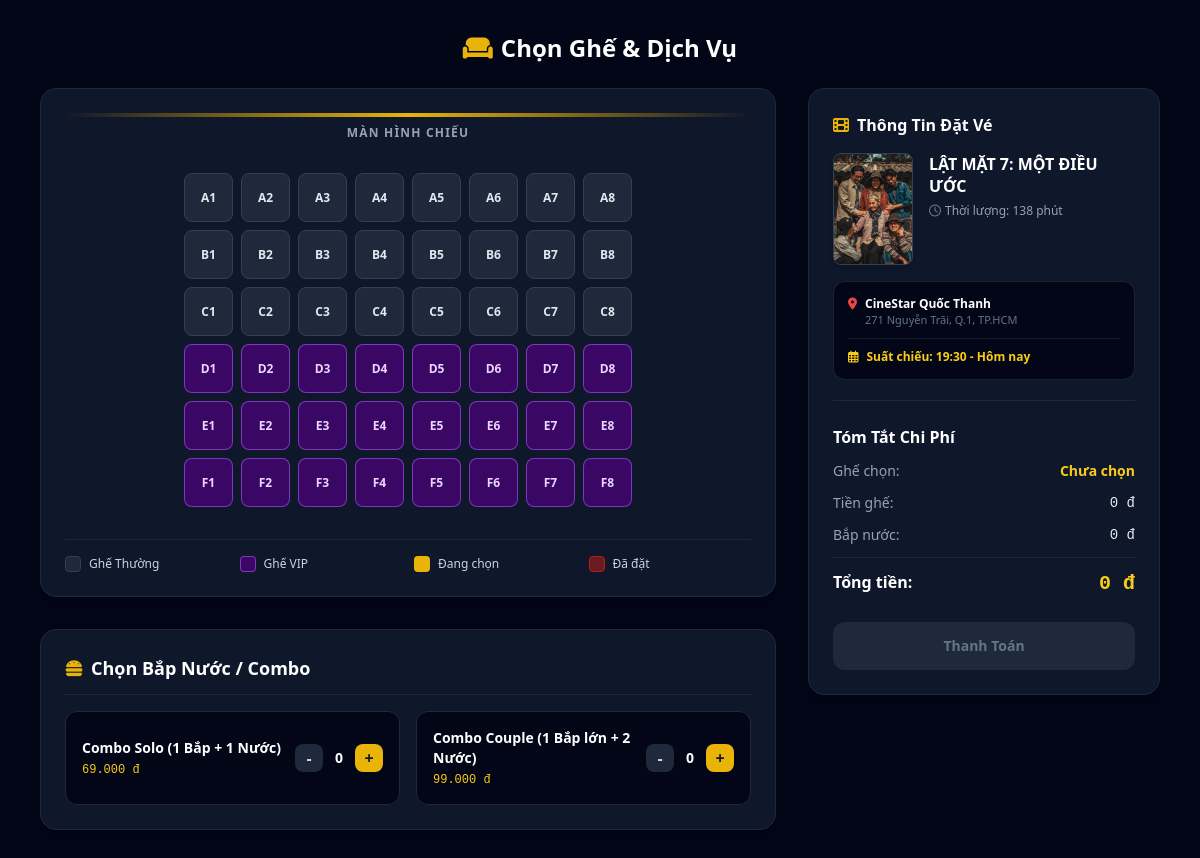
Screenshot of /booking.php?showtime_id=1 (signed in) with the database file from the repository.
### tables this page shows
CREATE TABLE IF NOT EXISTS `showtimes` (
  `id` INT AUTO_INCREMENT PRIMARY KEY,
  `movie_id` INT NOT NULL,
  `cinema_id` INT NOT NULL,
  `show_date` DATE NOT NULL,
  `show_time` TIME NOT NULL,
  `price` DECIMAL(10,2) NOT NULL DEFAULT 75000.00,
  FOREIGN KEY (`movie_id`) REFERENCES `movies`(`id`) ON DELETE CASCADE,
  FOREIGN KEY (`cinema_id`) REFERENCES `cinemas`(`id`) ON DELETE CASCADE
);

CREATE TABLE IF NOT EXISTS `movies` (
  `id` INT AUTO_INCREMENT PRIMARY KEY,
  `title` VARCHAR(255) NOT NULL,
  `director` VARCHAR(255) DEFAULT NULL,
  `cast` TEXT DEFAULT NULL,
  `genre` VARCHAR(255) NOT NULL,
  `duration` INT NOT NULL,
  `release_date` DATE DEFAULT NULL,
  `poster` VARCHAR(255) NOT NULL DEFAULT 'default-poster.jpg',
  `description` TEXT DEFAULT NULL,
  `trailer_url` VARCHAR(255) DEFAULT NULL,
  `status` ENUM('now_showing', 'coming_soon') DEFAULT 'now_showing',
  `created_at` TIMESTAMP DEFAULT CURRENT_TIMESTAMP
);

CREATE TABLE IF NOT EXISTS `cinemas` (
  `id` INT AUTO_INCREMENT PRIMARY KEY,
  `name` VARCHAR(100) NOT NULL,
  `address` VARCHAR(255) NOT NULL
);

### booking.php (the view, shortened to what this page needs)
<?php
require_once 'config/db.php';
$showtime_id = intval($_GET['showtime_id'] ?? 0);
$stmt = $pdo->prepare("
    SELECT s.*,
           m.title AS movie_title, m.poster, m.duration,
           c.name AS cinema_name, c.address AS cinema_address
    FROM showtimes s
    JOIN movies m ON s.movie_id = m.id
    LEFT JOIN cinemas c ON s.cinema_id = c.id
    WHERE s.id = ?
");
$stmt->execute([$showtime_id]);
$showtime = $stmt->fetch();
$bookedSeats = [];
$basePrice = $showtime['price'] ?? 75000;
$vipPrice = $basePrice + 20000;
$combosList = [
    ['id' => 'cb1', 'name' => 'Combo Solo (1 Bắp + 1 Nước)', 'price' => 69000],
    ['id' => 'cb2', 'name' => 'Combo Couple (1 Bắp lớn + 2 Nước)', 'price' => 99000],
];
?>
<!DOCTYPE html>
<html lang="vi">
<head>
    <script src="https://cdn.tailwindcss.com"></script>
    <link rel="stylesheet" href="https://cdnjs.cloudflare.com/ajax/libs/font-awesome/6.4.0/css/all.min.css">
</head>
<body class="bg-slate-950 text-slate-200 min-h-screen pb-12">
    <main class="max-w-6xl mx-auto px-4 py-8">
        <h1 class="text-2xl font-bold text-white text-center mb-6">
            <i class="fa-solid fa-couch text-yellow-500 mr-2"></i>Chọn Ghế & Dịch Vụ
        </h1>
        <div class="grid grid-cols-1 lg:grid-cols-3 gap-8">
            <div class="lg:col-span-2 space-y-8">
                <div class="bg-slate-900 border border-slate-800 rounded-2xl p-6 shadow-xl">
                    <div class="w-full bg-gradient-to-r from-transparent via-yellow-500 to-transparent h-1 rounded-full mb-2"></div>
                    <p class="text-center text-xs uppercase tracking-widest font-bold text-slate-400 mb-8">Màn Hình Chiếu</p>
                    <div class="grid grid-cols-8 gap-2 max-w-md mx-auto mb-8">
                        <?php
                        $rows = ['A', 'B', 'C', 'D', 'E', 'F'];
                        foreach ($rows as $row) {
                            $isVipRow = in_array($row, ['D', 'E', 'F']);
                            $price = $isVipRow ? $vipPrice : $basePrice;
                            for ($i = 1; $i <= 8; $i++) {
                                $seatCode = $row . $i;
                                $isBooked = in_array($seatCode, $bookedSeats);
                                $seatType = $isVipRow ? 'VIP' : 'Thường';
                                if ($isBooked) {
                                    $seatClass = 'bg-red-900/80 text-red-300 border border-red-700/50 cursor-not-allowed opacity-80';
                                } elseif ($isVipRow) {
                                    $seatClass = 'bg-purple-950 hover:bg-purple-800 text-purple-200 border border-purple-500/60';
                                } else {
                                    $seatClass = 'bg-slate-800 hover:bg-slate-700 text-slate-200 border border-slate-700';
                                }
                                $disabledAttr = $isBooked ? 'disabled' : '';
                                echo '<button type="button" ';
                                echo 'data-seat="' . $seatCode . '" ';
                                echo 'data-price="' . $price . '" ';
                                echo 'data-type="' . $seatType . '" ';
                                echo $disabledAttr . ' ';
                                echo 'class="seat-btn aspect-square rounded-lg text-xs font-bold transition-all flex items-center justify-center ' . $seatClass . '">';
                                echo $seatCode;
                                echo '</button>';
                            }
                        }
                        ?>
                    </div>
                    <div class="grid grid-cols-2 sm:grid-cols-4 gap-3 text-xs text-slate-300 border-t border-slate-800 pt-4">
                        <div class="flex items-center gap-2">
                            <span class="w-4 h-4 rounded bg-slate-800 border border-slate-700 inline-block"></span> Ghế Thường
                        </div>
                        <div class="flex items-center gap-2">
                            <span class="w-4 h-4 rounded bg-purple-950 border border-purple-500/60 inline-block"></span> Ghế VIP
                        </div>
                        <div class="flex items-center gap-2">
                            <span class="w-4 h-4 rounded bg-yellow-500 inline-block"></span> Đang chọn
                        </div>
                        <div class="flex items-center gap-2">
                            <span class="w-4 h-4 rounded bg-red-900/80 border border-red-700 inline-block"></span> Đã đặt
                        </div>
                    </div>
                </div>
                <div class="bg-slate-900 border border-slate-800 rounded-2xl p-6 shadow-xl">
                    <h3 class="text-lg font-bold text-white mb-4 border-b border-slate-800 pb-3 flex items-center gap-2">
                        <i class="fa-solid fa-burger text-yellow-500"></i> Chọn Bắp Nước / Combo
                    </h3>
                    <div class="grid grid-cols-1 md:grid-cols-2 gap-4">
                        <?php foreach ($combosList as $cb): ?>
                            <div class="bg-slate-950 p-4 rounded-xl border border-slate-800 flex items-center justify-between">
                                <div>
                                    <p class="font-bold text-white text-sm"><?= htmlspecialchars($cb['name']) ?></p>
                                    <p class="text-yellow-400 text-xs font-mono mt-1"><?= number_format($cb['price'], 0, ',', '.') ?> đ</p>
                                </div>
                                <div class="flex items-center gap-2">
                                    <button type="button" onclick="updateCombo('<?= $cb['id'] ?>', '<?= htmlspecialchars($cb['name']) ?>', <?= $cb['price'] ?>, -1)" class="w-7 h-7 bg-slate-800 hover:bg-slate-700 text-slate-300 rounded-lg font-bold transition-all">-</button>
                                    <span id="qty-<?= $cb['id'] ?>" class="text-sm font-bold text-white min-w-[16px] text-center">0</span>
                                    <button type="button" onclick="updateCombo('<?= $cb['id'] ?>', '<?= htmlspecialchars($cb['name']) ?>', <?= $cb['price'] ?>, 1)" class="w-7 h-7 bg-yellow-500 hover:bg-yellow-600 text-slate-900 rounded-lg font-bold transition-all">+</button>
                                </div>
                            </div>
                        <?php endforeach; ?>
                    </div>
                </div>
            </div>
            <div class="bg-slate-900 border border-slate-800 rounded-2xl p-6 shadow-xl h-fit sticky top-6 space-y-6">
                <div class="border-b border-slate-800 pb-5 space-y-4">
                    <h3 class="text-base font-bold text-white flex items-center gap-2">
                        <i class="fa-solid fa-film text-yellow-500"></i> Thông Tin Đặt Vé
                    </h3>
                    <div class="flex gap-4">
                        <img src="<?= htmlspecialchars($showtime['poster'] ?? 'https://via.placeholder.com/100x150') ?>"
                             alt="<?= htmlspecialchars($showtime['movie_title']) ?>"
                             class="w-20 h-28 object-cover rounded-lg border border-slate-700 shadow-md">
                        <div class="space-y-1.5 flex-1">
                            <h4 class="font-bold text-white text-base leading-snug"><?= htmlspecialchars($showtime['movie_title']) ?></h4>
                            <p class="text-xs text-slate-400">
                                <i class="fa-regular fa-clock text-slate-500 mr-1"></i>Thời lượng: <?= $showtime['duration'] ?? 120 ?> phút
                            </p>
                        </div>
                    </div>
                    <div class="bg-slate-950 p-3.5 rounded-xl border border-slate-800/80 space-y-2.5 text-xs">
                        <div class="flex items-start gap-2 text-slate-300">
                            <i class="fa-solid fa-location-dot text-red-500 mt-0.5"></i>
                            <div>
                                <span class="font-bold text-white block"><?= htmlspecialchars($showtime['cinema_name'] ?? 'Rạp Lotte / CGV Cinema') ?></span>
                                <?php if (!empty($showtime['cinema_address'])): ?>
                                    <span class="text-slate-500 text-[11px] block"><?= htmlspecialchars($showtime['cinema_address']) ?></span>
                                <?php endif; ?>
                            </div>
                        </div>
                        <div class="flex items-center gap-2 text-yellow-400 font-semibold border-t border-slate-800/60 pt-2.5">
                            <i class="fa-regular fa-calendar-days"></i>
                            <span>
                                Suất chiếu: <?= isset($showtime['start_time']) ? date('H:i - d/m/Y', strtotime($showtime['start_time'])) : (isset($showtime['showtime']) ? date('H:i - d/m/Y', strtotime($showtime['showtime'])) : '19:30 - Hôm nay') ?>
                            </span>
                        </div>
                    </div>
                </div>
                <div>
                    <h3 class="text-base font-bold text-white mb-3">Tóm Tắt Chi Phí</h3>
                    <div class="space-y-3 text-sm">
                        <div class="flex justify-between text-slate-400">
                            <span>Ghế chọn:</span>
                            <span id="selected-seats-text" class="font-bold text-yellow-400">Chưa chọn</span>
                        </div>
                        <div class="flex justify-between text-slate-400">
                            <span>Tiền ghế:</span>
                            <span id="seat-total-text" class="font-mono text-slate-200">0 đ</span>
                        </div>
                        <div class="flex justify-between text-slate-400">
                            <span>Bắp nước:</span>
                            <span id="combo-total-text" class="font-mono text-slate-200">0 đ</span>
                        </div>
                        <div class="border-t border-slate-800 pt-3 flex justify-between text-base font-bold text-white">
                            <span>Tổng tiền:</span>
                            <span id="total-price-text" class="text-yellow-400 font-mono text-xl">0 đ</span>
                        </div>
                    </div>
                </div>
                <form action="checkout.php" method="POST">
                    <button type="submit" id="btn-submit" disabled
                            class="w-full bg-slate-800 text-slate-500 font-bold py-3.5 rounded-xl transition-all text-sm cursor-not-allowed">
                        Thanh Toán
                    </button>
                </form>
            </div>
        </div>
    </main>
</body>
</html>

### rows the page displays
showtimes: movie.poster (picture), movie.title "LẬT MẶT 7: MỘT ĐIỀU ƯỚC", movie.duration "138", cinema.name "CineStar Quốc Thanh", cinema.address "271 Nguyễn Trãi, Q.1, TP.HCM"

### other values shown
$seatCode "A1"
$seatCode "A2"
$seatCode "A3"
$seatCode "A4"
$seatCode "A5"
$seatCode "A6"
$seatCode "A7"
$seatCode "A8"
$seatCode "B1"
$seatCode "B2"
$seatCode "B3"
$seatCode "B4"
$seatCode "B5"
$seatCode "B6"
$seatCode "B7"
